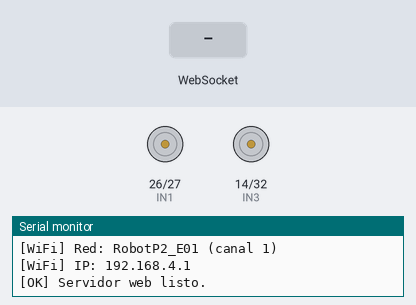
This sketch was run on a simulated ESP32. Shown: motor-driver pin pairs drawn as motors (green arrow = first pin HIGH = forward, orange = second pin HIGH = backward, longer = more drive, scaled by the enable pin), the last lines printed to the serial monitor. The test bench sets the inputs (shaded band). Storage starts empty.

Above: at 2.2 s.
2.3 s: WebSocket text "F" received
At 2.58 s:
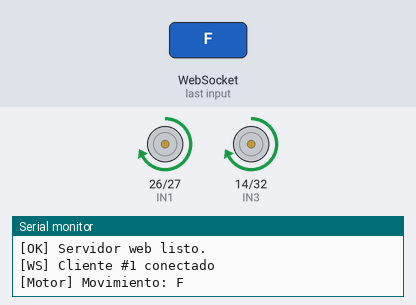
4.3 s: WebSocket text "B" received
At 4.7 s:
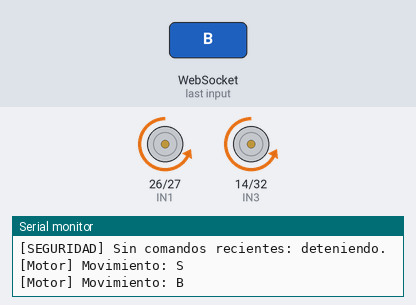
6.3 s: WebSocket text "R" received
At 6.58 s:
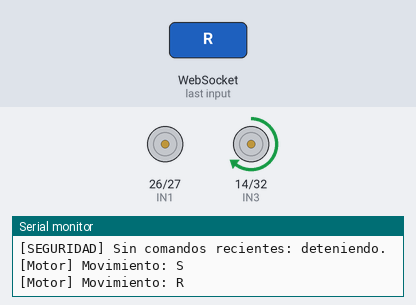
8.3 s: WebSocket text "L" received
At 8.7 s:
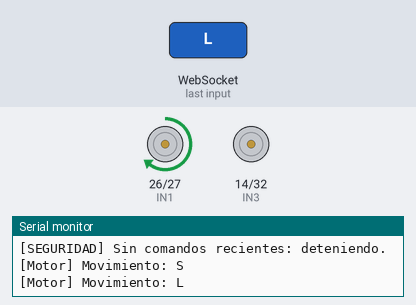
10.3 s: WebSocket text "P" received
At 10.58 s:
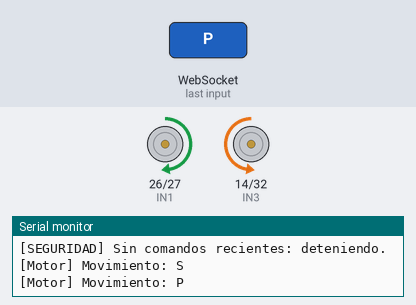
Timing chart, 0 to 13.3 s (numbered marks = the images above; inputs shaded):
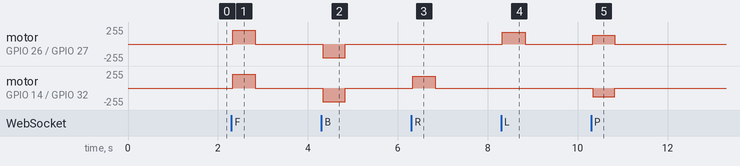

The sketch:

practica2.ino
```cpp
/*
 * PRÁCTICA 2 – Movimiento Básico de Motores
 * Robot ESP32 – Ingeniería en Sistemas Computacionales
 *
 * Descripción:
 *   Controla dos motores DC mediante el driver L298N usando
 *   señales PWM generadas por el ESP32. En la primera fase
 *   (Paso 3 de la práctica) los motores se prueban directamente
 *   sin WebSocket. En la segunda fase se integra el control
 *   remoto vía WebSocket con la interfaz web.
 *
 * Conexiones ESP32 → L298N (ver Tabla 3.2 del Cap. III):
 *   GPIO 26 → IN1    GPIO 27 → IN2   (Motor A – Rueda Derecha)
 *   GPIO 14 → IN3    GPIO 32 → IN4   (Motor B – Rueda Izquierda)
 *   GPIO 25 → ENA    GPIO 33 → ENB   (PWM de velocidad)
 *   GND     → GND   (tierra común OBLIGATORIA)
 *
 * Dependencias:
 *   - ESP32 Board Package  (Espressif Systems, v3.x)
 *   - ESPAsyncWebServer    (ESP32Async – Gestor de librerías)
 *   - AsyncTCP             (ESP32Async – Gestor de librerías)
 *
 * Fases de la práctica:
 *   FASE 1 (Paso 3): poner MODO_PRUEBA en 1. Los motores ejecutan
 *                    una secuencia fija, sin WiFi.
 *                    ¡Levantar el robot para que las ruedas giren
 *                    en el aire!
 *   FASE 2:          poner MODO_PRUEBA en 0. Control remoto vía
 *                    WebSocket desde la interfaz web.
 */

#include <WiFi.h>
#include <ESPAsyncWebServer.h>
#include <LittleFS.h>

#if ESP_ARDUINO_VERSION_MAJOR < 3
#error "Esta práctica requiere el ESP32 Board Package v3.x (API LEDC nueva)."
#endif

// ── Selección de fase ─────────────────────────────────────────────
#define MODO_PRUEBA  0     // 1 = FASE 1 (prueba directa), 0 = FASE 2 (WiFi)

// ── Configuración por equipo ──────────────────────────────────────
#define NUM_EQUIPO  "01"   // Cambiar: 01, 02, 03...
#define CANAL_WIFI  1      // Repartir entre equipos: 1, 6 u 11

const char* SSID     = "RobotP2_E" NUM_EQUIPO;   // p. ej. RobotP2_E01
const char* PASSWORD = "practica2";               // Mín. 8 caracteres

// ── Pines de control del L298N ────────────────────────────────────
#define IN1  26   // Dirección Motor A (rueda derecha)
#define IN2  27
#define IN3  14   // Dirección Motor B (rueda izquierda)
#define IN4  32
#define ENA  25   // PWM Motor A
#define ENB  33   // PWM Motor B

// ── Configuración PWM ─────────────────────────────────────────────
#define PWM_FREQ        1000   // Frecuencia: 1 kHz
#define PWM_RESOLUTION     8   // Resolución: 8 bits (valores 0–255)

// ── Velocidades predefinidas (duty cycle de 0 a 255) ─────────────
//    El L298N pierde ~2 V internamente; si con VEL_BAJA los motores
//    no arrancan, aumentar el valor.
#define VEL_ALTA   204   // 80 % – avance normal
#define VEL_MEDIA  178   // 70 % – giros
#define VEL_BAJA   128   // 50 % – giro en su eje

// ── Seguridad ─────────────────────────────────────────────────────
//    La interfaz web reenvía el comando cada 200 ms mientras el botón
//    está presionado. Si pasan más de TIEMPO_SEGURIDAD_MS sin recibir
//    nada (se perdió el WiFi, se cerró el navegador, etc.), el robot
//    se detiene solo.
#define TIEMPO_SEGURIDAD_MS  500

AsyncWebServer server(80);
AsyncWebSocket ws("/ws");

// ── Comunicación entre el manejador WebSocket y loop() ───────────
//    El manejador WebSocket corre en otra tarea (AsyncTCP). Para no
//    mover los motores desde dos tareas a la vez, el manejador solo
//    deja el comando aquí y loop() es quien lo ejecuta.
volatile char          comandoPendiente = 0;
volatile unsigned long ultimoComandoMs  = 0;
char                   movimientoActual = 'S';

// ── Inicialización de pines y PWM ────────────────────────────────
void initMotores() {
  const int pinesDir[] = {IN1, IN2, IN3, IN4};
  for (int p : pinesDir) {
    pinMode(p, OUTPUT);
    digitalWrite(p, LOW);
  }
  // API LEDC del core 3.x: se asocia directamente el pin,
  // ya no se manejan canales (ledcSetup/ledcAttachPin se eliminaron).
  if (!ledcAttach(ENA, PWM_FREQ, PWM_RESOLUTION) ||
      !ledcAttach(ENB, PWM_FREQ, PWM_RESOLUTION)) {
    Serial.println("[ERROR] No se pudo configurar el PWM.");
    while (true) delay(1000);
  }
  ledcWrite(ENA, 0);
  ledcWrite(ENB, 0);
  Serial.println("[Motor] Pines y PWM inicializados.");
}

// ── Función base de control de motores ───────────────────────────
//    Argumentos: estados lógicos de IN1–IN4 y duty cycle de A y B
void setMotor(int in1, int in2, int in3, int in4,
              int pwmA, int pwmB) {
  digitalWrite(IN1, in1);  digitalWrite(IN2, in2);
  digitalWrite(IN3, in3);  digitalWrite(IN4, in4);
  ledcWrite(ENA, pwmA);    // En el core 3.x ledcWrite recibe el PIN
  ledcWrite(ENB, pwmB);
}

// ── Funciones de movimiento ───────────────────────────────────────
//    Motor A = rueda derecha, Motor B = rueda izquierda
void detener()    { setMotor(0,0,0,0, 0,         0);         }
void avanzar()    { setMotor(1,0,1,0, VEL_ALTA,  VEL_ALTA);  }
void retroceder() { setMotor(0,1,0,1, VEL_ALTA,  VEL_ALTA);  }
void girarDer()   { setMotor(0,0,1,0, 0,         VEL_MEDIA); } // solo rueda izq.
void girarIzq()   { setMotor(1,0,0,0, VEL_MEDIA, 0);         } // solo rueda der.
void girarPunto() { setMotor(1,0,0,1, VEL_BAJA,  VEL_BAJA);  } // en su eje, a la izq.

// ── Ejecutar un movimiento (solo se llama desde loop/setup) ──────
void aplicarMovimiento(char c) {
  switch (c) {
    case 'F': avanzar();    break;
    case 'B': retroceder(); break;
    case 'R': girarDer();   break;
    case 'L': girarIzq();   break;
    case 'P': girarPunto(); break;
    default:  detener(); c = 'S'; break;
  }
  if (c != movimientoActual) {
    movimientoActual = c;
    Serial.printf("[Motor] Movimiento: %c\n", c);
    ws.textAll(String("MOV:") + c);   // Informar a la interfaz web
  }
}

// ── Manejador de eventos WebSocket ───────────────────────────────
void onWsEvent(AsyncWebSocket *server, AsyncWebSocketClient *client,
               AwsEventType type, void *arg,
               uint8_t *data, size_t len) {

  if (type == WS_EVT_CONNECT) {
    Serial.printf("[WS] Cliente #%u conectado\n", client->id());
    client->text(String("MOV:") + movimientoActual);

  } else if (type == WS_EVT_DISCONNECT) {
    Serial.printf("[WS] Cliente #%u desconectado\n", client->id());
    comandoPendiente = 'S';   // ¡IMPORTANTE! Detener al perder conexión

  } else if (type == WS_EVT_DATA) {
    AwsFrameInfo *info = (AwsFrameInfo*)arg;
    if (info->final && info->index == 0 &&
        info->len == len && info->opcode == WS_TEXT) {

      // Copiar exactamente 'len' bytes (sin escribir data[len])
      String cmd;
      cmd.reserve(len);
      for (size_t i = 0; i < len; i++) cmd += (char)data[i];
      cmd.trim();

      if (cmd.length() == 1 && strchr("FBRLPS", cmd[0]) != nullptr) {
        ultimoComandoMs  = millis();   // Primero la marca de tiempo...
        comandoPendiente = cmd[0];     // ...luego el comando
      } else {
        Serial.printf("[CMD] Comando desconocido: '%s'\n", cmd.c_str());
        client->text("ERR:Comando no reconocido");
      }
    }
  }
}

// ── Secuencia de prueba (FASE 1) ──────────────────────────────────
void pruebaMotores() {
  Serial.println("[TEST] Prueba directa de motores (sin WiFi).");
  Serial.println("[TEST] ¡Mantén el robot levantado!");
  while (true) {
    Serial.println("Avanzando 2 s");          avanzar();    delay(2000);
    Serial.println("Detenido 1 s");           detener();    delay(1000);
    Serial.println("Retrocediendo 2 s");      retroceder(); delay(2000);
    Serial.println("Detenido 1 s");           detener();    delay(1000);
    Serial.println("Girando derecha 1 s");    girarDer();   delay(1000);
    Serial.println("Detenido 0.5 s");         detener();    delay(500);
    Serial.println("Girando izquierda 1 s");  girarIzq();   delay(1000);
    Serial.println("Detenido 0.5 s");         detener();    delay(500);
    Serial.println("Girando en su eje 1 s");  girarPunto(); delay(1000);
    Serial.println("Detenido 2 s");           detener();    delay(2000);
  }
}

// ── setup() ───────────────────────────────────────────────────────
void setup() {
  Serial.begin(115200);
  delay(500);
  Serial.println("\n= Práctica 2: Control de Motores =");

  initMotores();
  detener();

#if MODO_PRUEBA
  pruebaMotores();   // No regresa nunca
#endif

  // ── FASE 2: Control vía WiFi y WebSocket ────────────────────────
  if (!LittleFS.begin()) {
    Serial.println("[ERROR] No se pudo montar LittleFS.");
    Serial.println("        Sube la carpeta /data con");
    Serial.println("        'Upload LittleFS to Pico/ESP8266/ESP32'.");
    while (true) delay(1000);
  }
  if (!LittleFS.exists("/index.html")) {
    Serial.println("[AVISO] LittleFS montado, pero no existe /index.html.");
  }

  WiFi.mode(WIFI_AP);
  if (!WiFi.softAP(SSID, PASSWORD, CANAL_WIFI)) {
    Serial.println("[ERROR] No se pudo crear el Access Point.");
    while (true) delay(1000);
  }
  delay(500);
  Serial.printf("[WiFi] Red: %s (canal %d)\n", SSID, CANAL_WIFI);
  Serial.print("[WiFi] IP: ");
  Serial.println(WiFi.softAPIP());

  ws.onEvent(onWsEvent);
  server.addHandler(&ws);
  server.serveStatic("/", LittleFS, "/").setDefaultFile("index.html");
  server.onNotFound([](AsyncWebServerRequest *request) {
    request->send(404, "text/plain", "Página no encontrada.");
  });
  server.begin();
  Serial.println("[OK] Servidor web listo.");
}

// ── loop() ────────────────────────────────────────────────────────
void loop() {
  // 1. Ejecutar el comando que llegó por WebSocket (si hay)
  char c = comandoPendiente;
  if (c != 0) {
    comandoPendiente = 0;
    aplicarMovimiento(c);
  }

  // 2. Seguridad: detener si dejaron de llegar comandos
  if (movimientoActual != 'S' &&
      millis() - ultimoComandoMs > TIEMPO_SEGURIDAD_MS) {
    Serial.println("[SEGURIDAD] Sin comandos recientes: deteniendo.");
    aplicarMovimiento('S');
  }

  // 3. Limpiar conexiones WebSocket cerradas (una vez por segundo)
  static unsigned long ultimaLimpieza = 0;
  if (millis() - ultimaLimpieza > 1000) {
    ws.cleanupClients();
    ultimaLimpieza = millis();
  }

  delay(10);
}
```

Measured:
- after the input at 2.3 s, motor on GPIO 26 (IN1) / GPIO 27 (IN2), motor on GPIO 14 (IN3) / GPIO 32 (IN4): stopped → forward 203/255 at once, → stopped 0.50 s later
- after the input at 4.3 s, motor on GPIO 26 (IN1) / GPIO 27 (IN2), motor on GPIO 14 (IN3) / GPIO 32 (IN4): stopped → backward 203/255 at once, → stopped 0.51 s later
- after the input at 6.3 s, motor on GPIO 14 (IN3) / GPIO 32 (IN4): stopped → forward 177/255 at once, → stopped 0.50 s later
- after the input at 8.3 s, motor on GPIO 26 (IN1) / GPIO 27 (IN2): stopped → forward 177/255 at once, → stopped 0.51 s later
- after the input at 10.3 s, motor on GPIO 26 (IN1) / GPIO 27 (IN2): stopped → forward 128/255 at once, → stopped 0.50 s later; motor on GPIO 14 (IN3) / GPIO 32 (IN4): stopped → backward 128/255 at once, → stopped 0.50 s later
